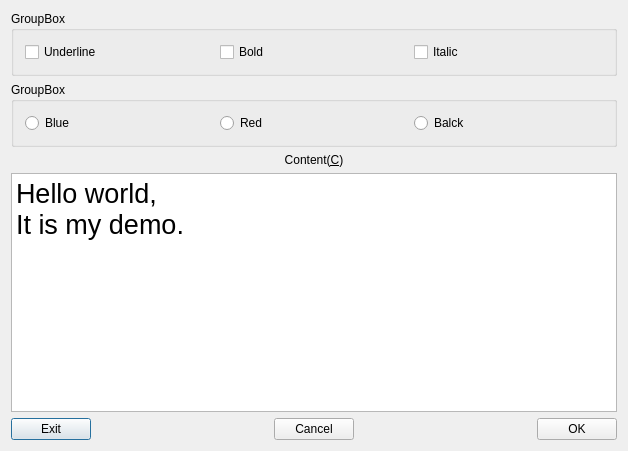
<?xml version="1.0" encoding="UTF-8"?>
<ui version="4.0">
 <class>QWDialog</class>
 <widget class="QDialog" name="QWDialog">
  <property name="geometry">
   <rect>
    <x>0</x>
    <y>0</y>
    <width>628</width>
    <height>451</height>
   </rect>
  </property>
  <property name="windowTitle">
   <string>QWDialog</string>
  </property>
  <layout class="QVBoxLayout" name="verticalLayout_2">
   <item>
    <layout class="QVBoxLayout" name="verticalLayout">
     <item>
      <widget class="QGroupBox" name="groupBox">
       <property name="title">
        <string>GroupBox</string>
       </property>
       <layout class="QHBoxLayout" name="horizontalLayout_4">
        <item>
         <widget class="QCheckBox" name="chkBoxUnder">
          <property name="text">
           <string>Underline</string>
          </property>
         </widget>
        </item>
        <item>
         <widget class="QCheckBox" name="cheBoxBlod">
          <property name="text">
           <string>Bold</string>
          </property>
         </widget>
        </item>
        <item>
         <widget class="QCheckBox" name="chkBoxItalic">
          <property name="text">
           <string>Italic</string>
          </property>
         </widget>
        </item>
       </layout>
      </widget>
     </item>
     <item>
      <widget class="QGroupBox" name="groupBox_2">
       <property name="title">
        <string>GroupBox</string>
       </property>
       <layout class="QHBoxLayout" name="horizontalLayout_2">
        <item>
         <widget class="QRadioButton" name="rBtnBlue">
          <property name="text">
           <string>Blue</string>
          </property>
         </widget>
        </item>
        <item>
         <widget class="QRadioButton" name="rBtnRed">
          <property name="text">
           <string>Red</string>
          </property>
         </widget>
        </item>
        <item>
         <widget class="QRadioButton" name="rBtnBalck">
          <property name="text">
           <string>Balck</string>
          </property>
         </widget>
        </item>
       </layout>
      </widget>
     </item>
     <item>
      <widget class="QLabel" name="contentlabel">
       <property name="text">
        <string>Content(&amp;C)</string>
       </property>
       <property name="alignment">
        <set>Qt::AlignCenter</set>
       </property>
       <property name="buddy">
        <cstring>txtEdit</cstring>
       </property>
      </widget>
     </item>
     <item>
      <widget class="QPlainTextEdit" name="txtEdit">
       <property name="font">
        <font>
         <pointsize>20</pointsize>
        </font>
       </property>
       <property name="plainText">
        <string>Hello world,
It is my demo.</string>
       </property>
      </widget>
     </item>
    </layout>
   </item>
   <item>
    <layout class="QHBoxLayout" name="horizontalLayout">
     <item>
      <widget class="QPushButton" name="btnClose">
       <property name="text">
        <string>Exit</string>
       </property>
      </widget>
     </item>
     <item>
      <spacer name="horizontalSpacer">
       <property name="orientation">
        <enum>Qt::Horizontal</enum>
       </property>
       <property name="sizeHint" stdset="0">
        <size>
         <width>40</width>
         <height>20</height>
        </size>
       </property>
      </spacer>
     </item>
     <item>
      <widget class="QPushButton" name="btnCancel">
       <property name="text">
        <string>Cancel</string>
       </property>
      </widget>
     </item>
     <item>
      <spacer name="horizontalSpacer_2">
       <property name="orientation">
        <enum>Qt::Horizontal</enum>
       </property>
       <property name="sizeHint" stdset="0">
        <size>
         <width>40</width>
         <height>20</height>
        </size>
       </property>
      </spacer>
     </item>
     <item>
      <widget class="QPushButton" name="btnOK">
       <property name="text">
        <string>OK</string>
       </property>
      </widget>
     </item>
    </layout>
   </item>
  </layout>
 </widget>
 <layoutdefault spacing="6" margin="11"/>
 <tabstops>
  <tabstop>chkBoxUnder</tabstop>
  <tabstop>cheBoxBlod</tabstop>
  <tabstop>chkBoxItalic</tabstop>
  <tabstop>txtEdit</tabstop>
  <tabstop>rBtnBlue</tabstop>
  <tabstop>rBtnBalck</tabstop>
  <tabstop>rBtnRed</tabstop>
  <tabstop>btnOK</tabstop>
  <tabstop>btnCancel</tabstop>
  <tabstop>btnClose</tabstop>
 </tabstops>
 <resources/>
 <connections>
  <connection>
   <sender>btnClose</sender>
   <signal>clicked()</signal>
   <receiver>QWDialog</receiver>
   <slot>accept()</slot>
   <hints>
    <hint type="sourcelabel">
     <x>55</x>
     <y>430</y>
    </hint>
    <hint type="destinationlabel">
     <x>178</x>
     <y>436</y>
    </hint>
   </hints>
  </connection>
  <connection>
   <sender>btnCancel</sender>
   <signal>clicked()</signal>
   <receiver>QWDialog</receiver>
   <slot>reject()</slot>
   <hints>
    <hint type="sourcelabel">
     <x>325</x>
     <y>427</y>
    </hint>
    <hint type="destinationlabel">
     <x>424</x>
     <y>441</y>
    </hint>
   </hints>
  </connection>
  <connection>
   <sender>btnOK</sender>
   <signal>clicked()</signal>
   <receiver>QWDialog</receiver>
   <slot>close()</slot>
   <hints>
    <hint type="sourcelabel">
     <x>574</x>
     <y>419</y>
    </hint>
    <hint type="destinationlabel">
     <x>496</x>
     <y>421</y>
    </hint>
   </hints>
  </connection>
 </connections>
</ui>
